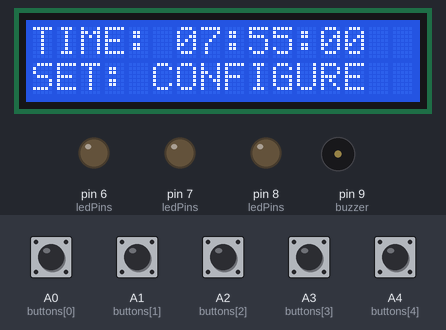
This sketch was run on a simulated Arduino Uno, built with avr-gcc and run on an emulated ATmega328P. On the bench: 16×2 character LCD, output pins drawn as LEDs (lit = HIGH), buzzer (waves = sounding, pin HIGH). The inputs (shaded band) are chosen by the test bench; at power-on: A0 (buttons[0]), A1 (buttons[1]), A2 (buttons[2]), A3 (buttons[3]), A4 (buttons[4]) HIGH.

Above: at 3.2 s.
3.3 s: A0 (buttons[0]) pulled LOW for 0.15 s
At 3.9 s:
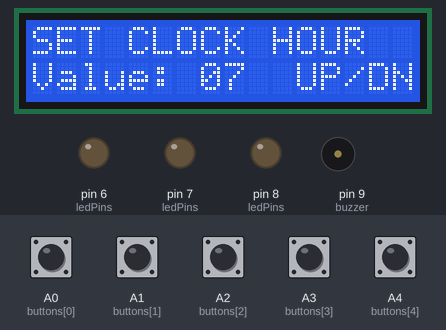
4.9 s: A4 (buttons[4]) pulled LOW for 0.15 s
At 5.3 s:
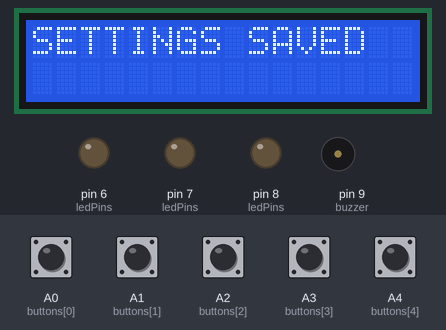
6.9 s: A0 (buttons[0]) pulled LOW for 1 s
At 7.9 s:
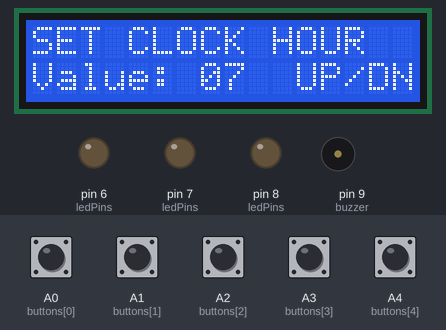
9.4 s: A1 (buttons[1]) pulled LOW for 0.15 s
At 9.7 s:
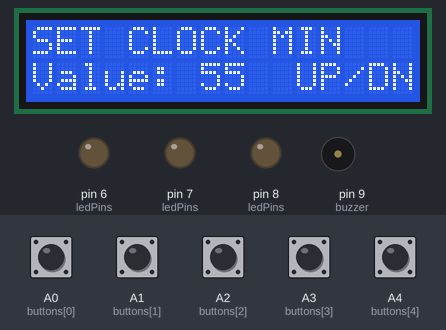
11.0 s: A1 (buttons[1]) pulled LOW for 1 s
At 12.2 s:
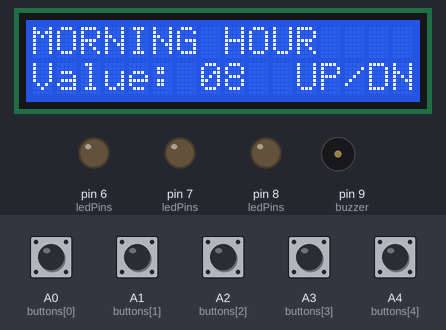
13.5 s: A1 (buttons[1]) pulled LOW for 0.15 s
At 14.1 s:
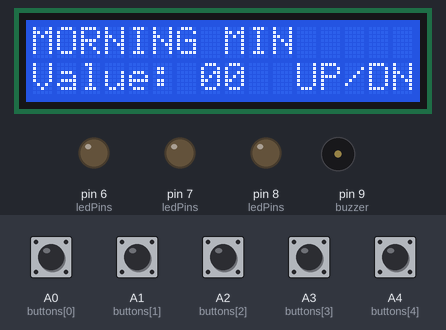
Timing chart, 0 to 16.1 s (numbered marks = the images above; inputs shaded):
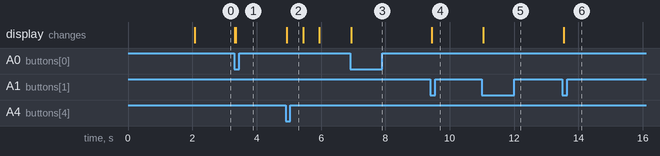

Measured:
- after the input at 3.3 s, the display: first differs from a run without the input at once (image 1)
- after the input at 4.9 s, the display: changes at once (image 2)
- after the input at 6.9 s, the display: changes at once (image 3)
- after the input at 9.4 s, the display: changes at once (image 4)
- after the input at 11.0 s, the display: changes at once (image 5)
- after the input at 13.5 s, the display: changes at once (image 6)

The sketch:

medicine_reminder.ino
```cpp
#include <LiquidCrystal.h>

// LCD: RS, E, D4, D5, D6, D7
LiquidCrystal lcd(12, 11, 5, 4, 3, 2);

// Output pins
const int morningLED = 6;
const int afternoonLED = 7;
const int nightLED = 8;
const int buzzer = 9;

// Button pins
const int buttons[5] = {A0, A1, A2, A3, A4};

// Button indexes
const int SET_BTN  = 0;
const int MODE_BTN = 1;
const int UP_BTN   = 2;
const int DOWN_BTN = 3;
const int OK_BTN   = 4;

// Simulated real-time clock
int currentHour = 7;
int currentMinute = 55;
int currentSecond = 0;

unsigned long previousSecond = 0;
unsigned long previousDisplay = 0;
int simulatedDay = 0;

// Medicine schedules
// Morning, Afternoon, Night
int pillHour[3] = {8, 14, 20};
int pillMinute[3] = {0, 0, 0};

const char* pillNames[3] = {
  "MORNING PILL",
  "AFTERNOON PILL",
  "NIGHT PILL"
};

const int ledPins[3] = {
  morningLED,
  afternoonLED,
  nightLED
};

// Alarm control
bool alarmActive = false;
int activePill = -1;
int lastAlarmDay[3] = {-1, -1, -1};

// Menu control
bool settingMode = false;
int selectedField = 0;

// Fields:
// 0 = clock hour
// 1 = clock minute
// 2 = morning hour
// 3 = morning minute
// 4 = afternoon hour
// 5 = afternoon minute
// 6 = night hour
// 7 = night minute

// Button debounce
bool lastReading[5] = {HIGH, HIGH, HIGH, HIGH, HIGH};
bool stableState[5] = {HIGH, HIGH, HIGH, HIGH, HIGH};
unsigned long lastDebounce[5] = {0, 0, 0, 0, 0};

bool justPressed(int index) {
  bool reading = digitalRead(buttons[index]);

  if (reading != lastReading[index]) {
    lastDebounce[index] = millis();
    lastReading[index] = reading;
  }

  if (millis() - lastDebounce[index] > 35) {
    if (reading != stableState[index]) {
      stableState[index] = reading;

      if (stableState[index] == LOW) {
        return true;
      }
    }
  }

  return false;
}

void updateClock() {
  unsigned long now = millis();

  while (now - previousSecond >= 1000) {
    previousSecond += 1000;

    currentSecond++;

    if (currentSecond >= 60) {
      currentSecond = 0;
      currentMinute++;
    }

    if (currentMinute >= 60) {
      currentMinute = 0;
      currentHour++;
    }

    if (currentHour >= 24) {
      currentHour = 0;
      simulatedDay++;
    }
  }
}

void increaseField(int amount) {
  switch (selectedField) {

    case 0:
      currentHour = (currentHour + amount + 24) % 24;
      break;

    case 1:
      currentMinute = (currentMinute + amount + 60) % 60;
      currentSecond = 0;
      break;

    default: {
      int index = (selectedField - 2) / 2;

      if ((selectedField - 2) % 2 == 0) {
        pillHour[index] =
          (pillHour[index] + amount + 24) % 24;
      } else {
        pillMinute[index] =
          (pillMinute[index] + amount + 60) % 60;
      }
      break;
    }
  }
}

void showSettings() {
  lcd.clear();

  lcd.setCursor(0, 0);

  switch (selectedField) {
    case 0: lcd.print("SET CLOCK HOUR"); break;
    case 1: lcd.print("SET CLOCK MIN"); break;
    case 2: lcd.print("MORNING HOUR"); break;
    case 3: lcd.print("MORNING MIN"); break;
    case 4: lcd.print("AFTERNOON HOUR"); break;
    case 5: lcd.print("AFTERNOON MIN"); break;
    case 6: lcd.print("NIGHT HOUR"); break;
    case 7: lcd.print("NIGHT MIN"); break;
  }

  lcd.setCursor(0, 1);

  if (selectedField == 0) {
    lcd.print("Value: ");
    printTwoDigits(currentHour);
  }
  else if (selectedField == 1) {
    lcd.print("Value: ");
    printTwoDigits(currentMinute);
  }
  else {
    int index = (selectedField - 2) / 2;

    lcd.print("Value: ");

    if ((selectedField - 2) % 2 == 0) {
      printTwoDigits(pillHour[index]);
    } else {
      printTwoDigits(pillMinute[index]);
    }
  }

  lcd.print("  UP/DN");
}

void printTwoDigits(int value) {
  if (value < 10) {
    lcd.print("0");
  }

  lcd.print(value);
}

void handleSettings() {

  if (justPressed(MODE_BTN)) {
    selectedField++;

    if (selectedField > 7) {
      selectedField = 0;
    }

    showSettings();
  }

  if (justPressed(UP_BTN)) {
    increaseField(1);
    showSettings();
  }

  if (justPressed(DOWN_BTN)) {
    increaseField(-1);
    showSettings();
  }

  if (justPressed(OK_BTN)) {
    settingMode = false;
    previousSecond = millis();

    lcd.clear();
    lcd.print("SETTINGS SAVED");
    delay(500);
    lcd.clear();
  }
}

void checkMedicineTime() {

  if (settingMode || alarmActive) {
    return;
  }

  for (int i = 0; i < 3; i++) {

    if (currentHour == pillHour[i] &&
        currentMinute == pillMinute[i] &&
        lastAlarmDay[i] != simulatedDay) {

      alarmActive = true;
      activePill = i;

      lastAlarmDay[i] = simulatedDay;

      digitalWrite(ledPins[i], HIGH);
      tone(buzzer, 1000);

      lcd.clear();
      lcd.setCursor(0, 0);
      lcd.print(pillNames[i]);

      lcd.setCursor(0, 1);
      lcd.print("PRESS OK");
      return;
    }
  }
}

void acknowledgeAlarm() {

  if (alarmActive && justPressed(OK_BTN)) {

    noTone(buzzer);

    if (activePill >= 0) {
      digitalWrite(ledPins[activePill], LOW);
    }

    alarmActive = false;
    activePill = -1;

    lcd.clear();
    lcd.print("DOSE ACKNOWLEDGED");
    delay(1000);
    lcd.clear();
  }
}

void showMainScreen() {

  lcd.setCursor(0, 0);
  lcd.print("TIME: ");

  printTwoDigits(currentHour);
  lcd.print(":");
  printTwoDigits(currentMinute);
  lcd.print(":");
  printTwoDigits(currentSecond);

  lcd.setCursor(0, 1);
  lcd.print("SET: CONFIGURE  ");
}

void setup() {

  for (int i = 0; i < 3; i++) {
    pinMode(ledPins[i], OUTPUT);
    digitalWrite(ledPins[i], LOW);
  }

  pinMode(buzzer, OUTPUT);

  for (int i = 0; i < 5; i++) {
    pinMode(buttons[i], INPUT_PULLUP);
  }

  lcd.begin(16, 2);

  lcd.print("SMART MEDICINE");
  lcd.setCursor(0, 1);
  lcd.print("REMINDER BOX");

  delay(2000);
  lcd.clear();

  previousSecond = millis();
}

void loop() {

  updateClock();

  // Enter settings
  if (!settingMode && !alarmActive &&
      justPressed(SET_BTN)) {

    settingMode = true;
    selectedField = 0;
    showSettings();
  }

  // Settings menu
  if (settingMode) {
    handleSettings();
    return;
  }

  // Check scheduled reminders
  checkMedicineTime();

  // Alarm acknowledgment
  if (alarmActive) {
    acknowledgeAlarm();
    return;
  }

  // Update LCD periodically
  if (millis() - previousDisplay >= 250) {
    previousDisplay = millis();
    showMainScreen();
  }
}
```
